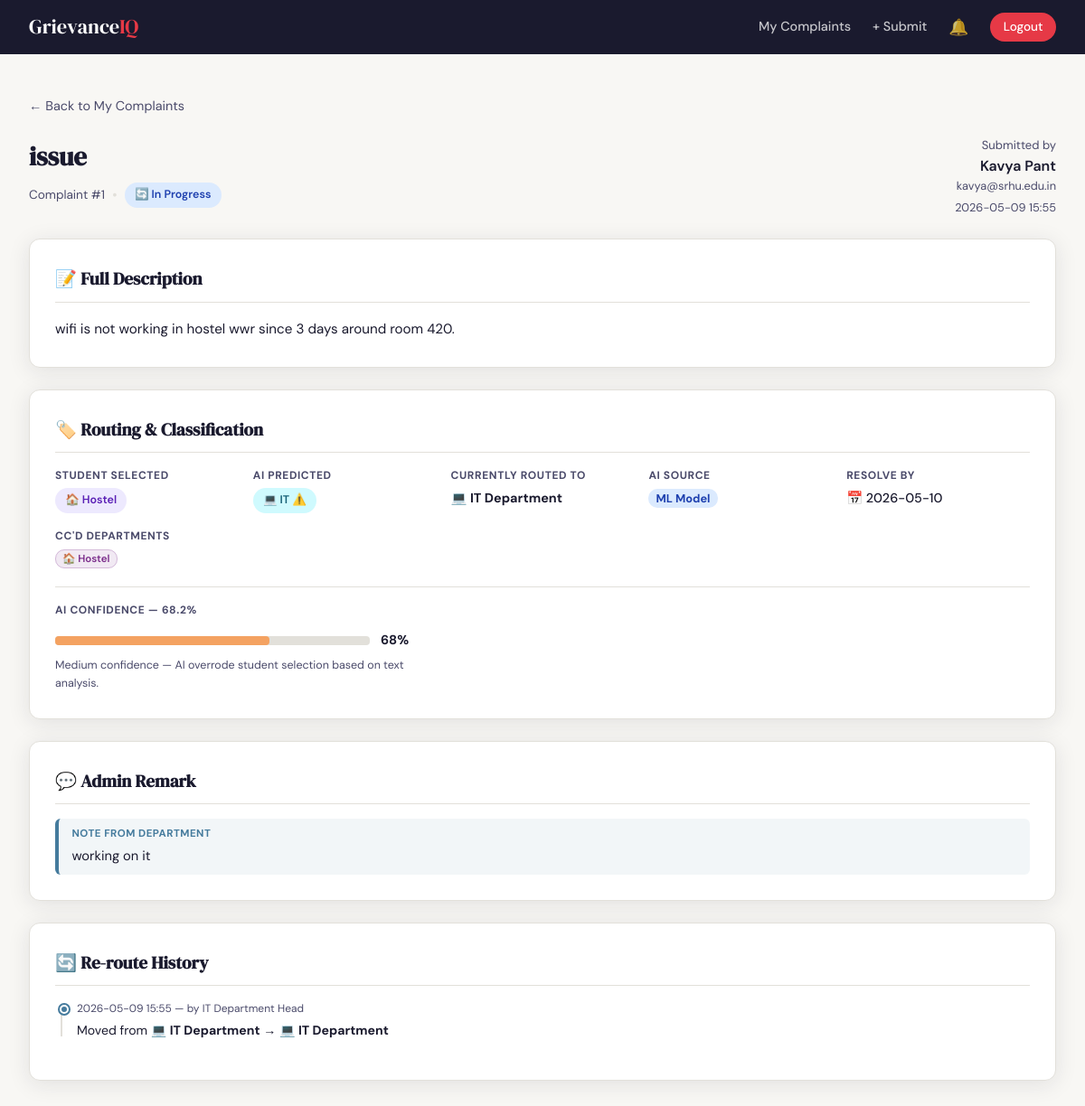
Before: /complaint/1 (signed in) with the older database file.
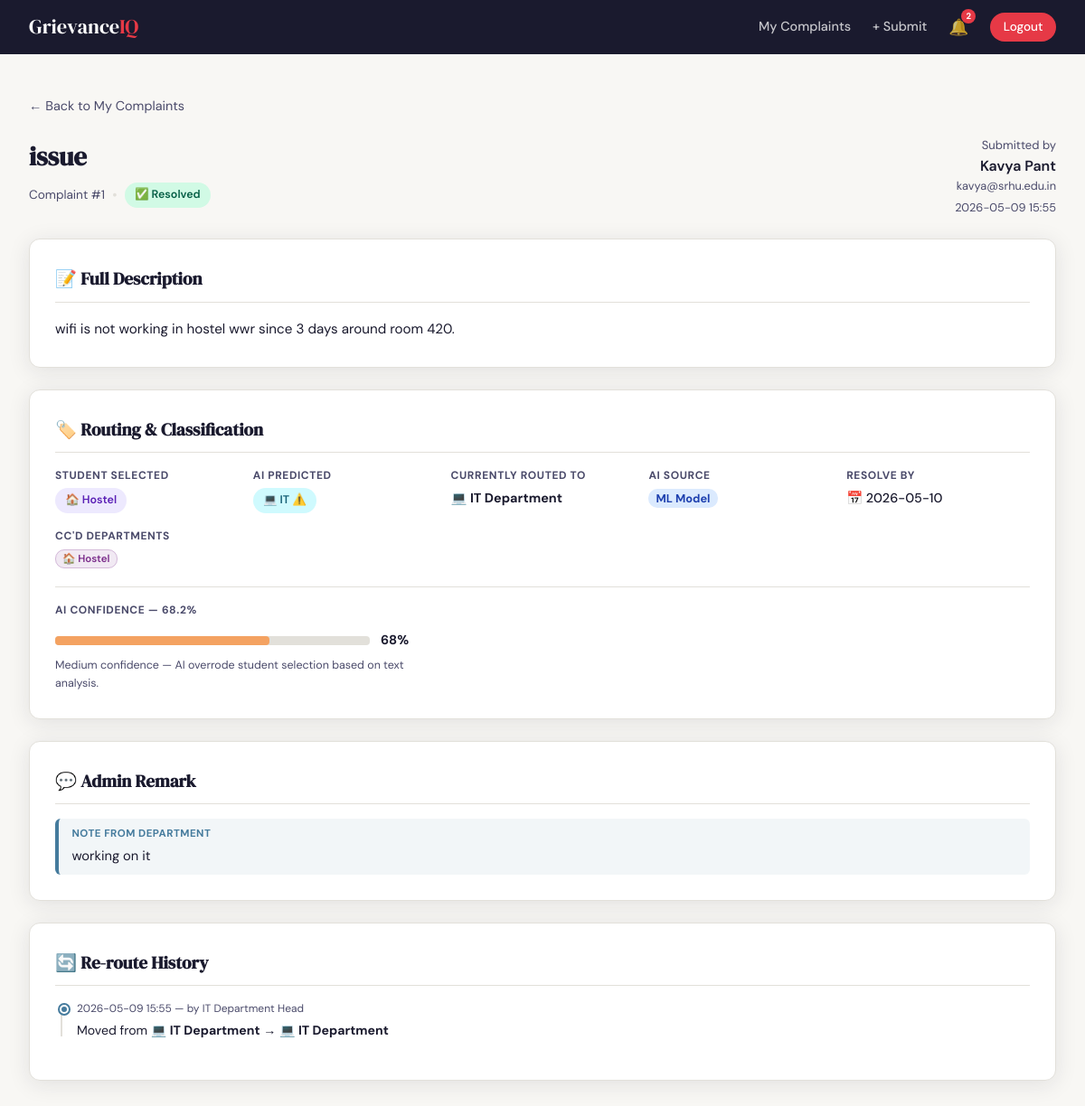
After: the same page with the newer database file.
### app.py (the view, shortened to what this page needs)
@app.route('/complaint/<int:cid>')
def complaint_detail(cid):
    if 'user_id' not in session:
        return redirect(url_for('login'))
    conn = get_db()
    c = conn.execute(
        '''SELECT c.*, u.name as student_name, u.email as student_email
           FROM complaints c JOIN users u ON c.user_id=u.id WHERE c.id=?''', (cid,)
    ).fetchone()
    if not c:
        flash('Complaint not found.', 'error')
        conn.close()
        return redirect(url_for('student_dashboard'))
    role = session['user_role']
    if role == 'student' and c['user_id'] != session['user_id']:
        flash('Access denied.', 'error')
        conn.close()
        return redirect(url_for('student_dashboard'))
    reroutes = conn.execute(
        '''SELECT r.*, u.name as done_by_name
           FROM reroute_log r JOIN users u ON r.rerouted_by=u.id
           WHERE r.complaint_id=? ORDER BY r.rerouted_at ASC''', (cid,)
    ).fetchall()
    cc_rows  = conn.execute(
        'SELECT cc_dept FROM complaint_cc WHERE complaint_id=?', (cid,)
    ).fetchall()
    cc_depts = [r['cc_dept'] for r in cc_rows]
    conn.close()
    return render_template('complaint_detail.html',
        c=c, reroutes=reroutes, cc_depts=cc_depts,
        departments=DEPARTMENTS, role=role)

### app.py (called while the page is built)
def get_db():
    conn = sqlite3.connect('grievance.db')
    conn.row_factory = sqlite3.Row
    return conn

def get_unread_count(user_id):
    conn = get_db()
    row  = conn.execute(
        'SELECT COUNT(*) as cnt FROM notifications WHERE user_id=? AND is_read=0', (user_id,)
    ).fetchone()
    conn.close()
    return row['cnt'] if row else 0

@app.context_processor
def inject_globals():
    count = 0
    if session.get('user_id') and session.get('user_role') == 'student':
        count = get_unread_count(session['user_id'])
    return dict(unread_count=count, departments=DEPARTMENTS)

### templates/complaint_detail.html (shortened to what the changed rows need)
{% extends "base.html" %}
{% block content %}
<div class="page">
    <div style="display:flex;align-items:flex-start;justify-content:space-between;flex-wrap:wrap;gap:1rem;margin-bottom:1.5rem;">
        <div>
            <h1 class="page-title" style="margin-bottom:.4rem;">{{ c.title }}</h1>
            <div style="display:flex;gap:.5rem;flex-wrap:wrap;align-items:center;">
                <span style="font-size:.85rem;color:var(--ink-soft);">Complaint #{{ c.id }}</span>
                <span style="color:var(--border);">•</span>
                {% if c.status == 'Pending' %}<span class="badge badge-pending">⏳ Pending</span>
                {% elif c.status == 'In Progress' %}<span class="badge badge-progress">🔄 In Progress</span>
                {% else %}<span class="badge badge-resolved">✅ Resolved</span>{% endif %}
            </div>
        </div>
    </div>
    <div class="detail-section">
        <h2>📝 Full Description</h2>
    </div>
    <div class="detail-section">
        <h2>🏷️ Routing & Classification</h2>
    </div>
    {% if c.admin_remark %}
    <div class="detail-section">
        <h2>💬 Admin Remark</h2>
    </div>
    {% endif %}
    {% if reroutes %}
    <div class="detail-section">
        <h2>🔄 Re-route History</h2>
    </div>
    {% else %}
    <div class="detail-section">
        <h2>🔄 Re-route History</h2>
        <p style="color:var(--ink-soft);font-size:.9rem;">No re-routes — complaint went directly to {{ departments[c.routed_to].label if c.routed_to in departments else c.routed_to }}.</p>
    </div>
    {% endif %}
</div>
{% endblock %}

Changed rows visible on the page:
changed complaints "issue": status "In Progress" → "Resolved" (drawn)
Other visible differences:
{{ unread_count }}: (not shown) → "2"
text no longer shown: "🔄 In Progress"
text now shown: "✅ Resolved"
